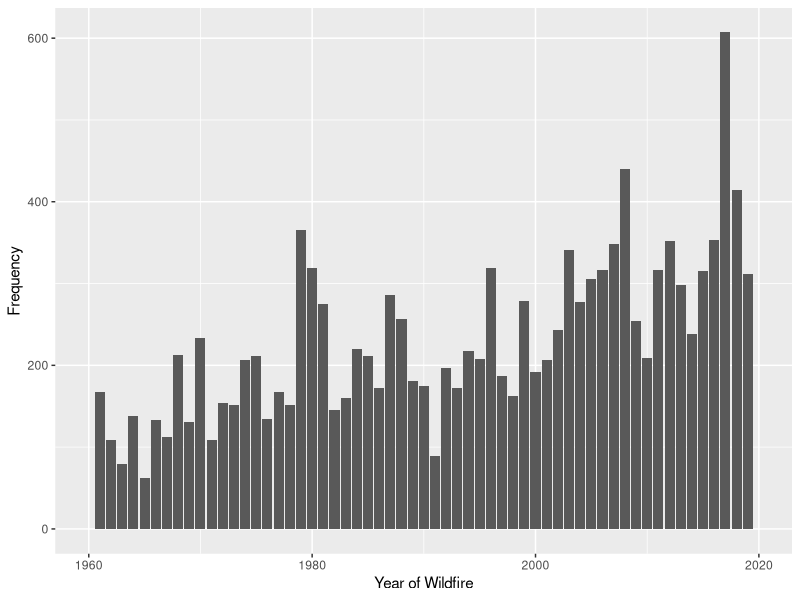

Source code (R):
library(tidyverse)
library(here)


ca_fire_perimeters <- read_csv(here("raw_data", "California_Fire_Perimeters.csv"))

ca_fire_perimeters

ggplot(data = ca_fire_perimeters, aes(x = YEAR_)) +
  geom_bar() +
  labs(x = "Year of Wildfire",
       y = "Frequency") +
  scale_x_continuous(limits = c(1960, 2020))

head(ca_fire_perimeters)  


cause_sum <- ca_fire_perimeters %>% 
  group_by(CAUSE) %>% 
  summarise(count = n())



cause_sum_sorted <- cause_sum %>% arrange(desc(count))
cause_sum_sorted

# 1 = lightning
# 9 = miscellaneous
# 14 is unkown/unidentified
# 2 is equipment use
# 7 is arson
# 5 is debris
# 10 is vehicle
